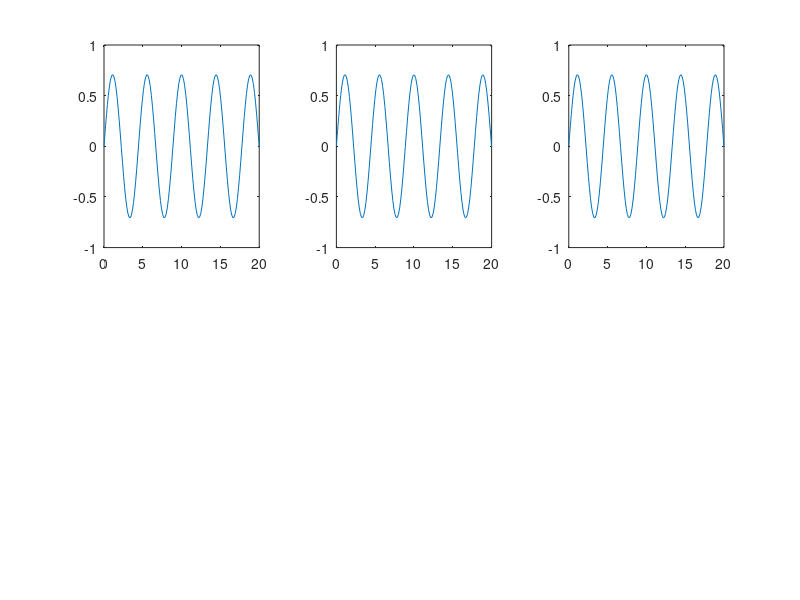

MATLAB code to generate this figure: (Note: this script raises an error after producing the figure.)
%5.27日第四章综合案例
%------------------------------分界符----------------------------------%
%例7.18求ode数值解
%方法1
f1=@(t,x)[-2*x(2);x(1)]
[t,x]=ode45(f1,[0,20],[1,0]);
subplot(2,3,1);
plot(t,x(:,2))
%方法2
f2=@(t,x)[x(2);-2*x(1)];
[t,x]=ode45(f2,[0,20],[0,1]);
subplot(2,3,2);
plot(t,x(:,1))
%理论解
xx=sin(sqrt(2)*t)/sqrt(2);
subplot(2,3,3);
plot(t,xx)

%------------------------------分界符----------------------------------%
%例7.19仓库选址
a=[10,30,16.667,0.555,22.2221]; %横坐标矩阵
b=[10,50,29,29.888,49.888]; %纵坐标矩阵
c=[10,18,20,14,25]; %权重矩阵
f=@(x)sum(c.*sqrt((x(1)-a).^2+(x(2)-b).^2));
[xmin,fmin]=fminsearch(f,[15,30])

%------------------------------分界符----------------------------------%
%例7.20有约束的仓库选址
a=[10,30,16.667,0.555,22.2221]; %横坐标矩阵
b=[10,50,29,29.888,49.888]; %纵坐标矩阵
c=[10,18,20,14,25]; %权重矩阵
f=@(x)sum(c.*sqrt((x(1)-a).^2+(x(2)-b).^2));
[xmin,fmin]=fmincon(f,[15,30],[],[],[],[],[],[],@funny)





